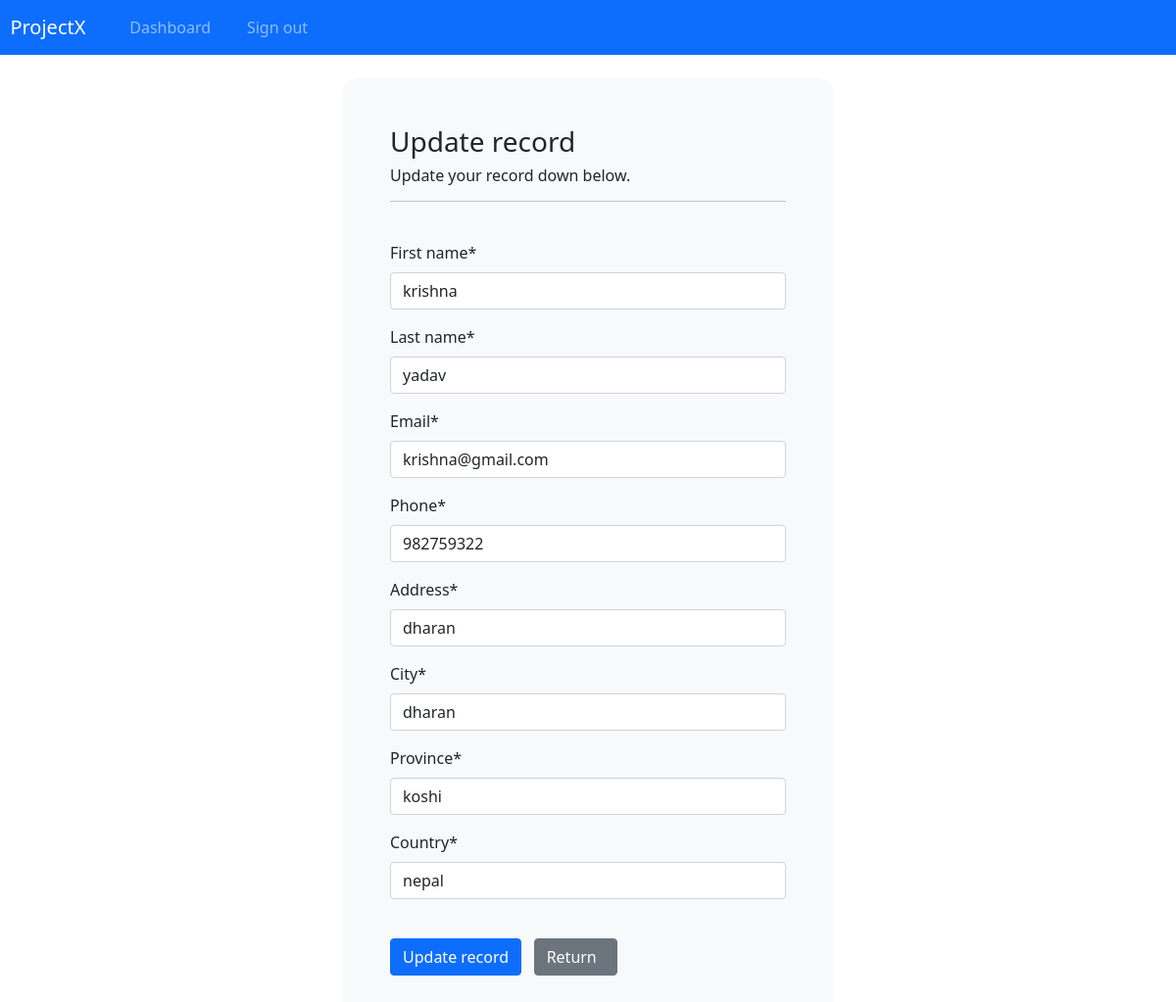
/update-record/2 (signed in), run on the app's committed database.
### webapp/models.py (models this page shows, shortened)
class Record(models.Model):
    creation_date = models.DateTimeField(auto_now_add=True)
    first_name = models.CharField(max_length=100)
    last_name = models.CharField(max_length=100)
    email = models.CharField(max_length=255)
    phone = models.CharField(max_length=20)
    address = models.CharField(max_length=300)
    city = models.CharField(max_length=255)
    province = models.CharField(max_length=200)
    country = models.CharField(max_length=125)

### webapp/views.py (the view)
# urls.py: path('update-record/<int:pk>', views.update_record, name='update-record'),
@login_required(login_url="my-login")
def update_record(request,pk):
    record = Record.objects.get(id=pk)
    form = UpdateRecordForm(instance=record)
    if request.method == "POST":
        form = UpdateRecordForm(request.POST, instance=record)
        if form.is_valid():
            form.save()
            return redirect("dashboard")
    context = {'form': form}
    return render(request, "webapp/update-record.html", context=context)

### webapp/forms.py
class UpdateRecordForm(forms.ModelForm):
    class Meta:
        model = Record
        fields = ['first_name', 'last_name', 'email', 'phone', 'address', 'city', 'province', 'country']

### webapp/templates/webapp/update-record.html (shortened to what this page needs)
{% extends "webapp/base.html" %}
{% load crispy_forms_tags %}
{% block content %}
<body>
    <div class="container bg-light shadow-md p-5 form-layout">
        <h3> Update record </h3>
        <h6>  Update your record down below. </h6>
        <hr>
        <br>
        <form method="POST" autocomplete="off">
            {{form|crispy}}
            <br>
            <button type="submit" class="btn btn-primary">
                Update record
            </button>
            <a href="{% url 'dashboard' %}" class="btn btn-secondary">
                Return &nbsp;
            </a>
        </form>
    </div>
    <br>
</body>
{% endblock content %}

### static/css/style.css (style rules this page uses)
.form-layout { border-radius: 15px; width: 500px; }

### data on the page
Record: first_name "krishna", last_name "yadav", email "krishna@gmail.com", phone "982759322", address "dharan", city "dharan", province "koshi", country "nepal"
